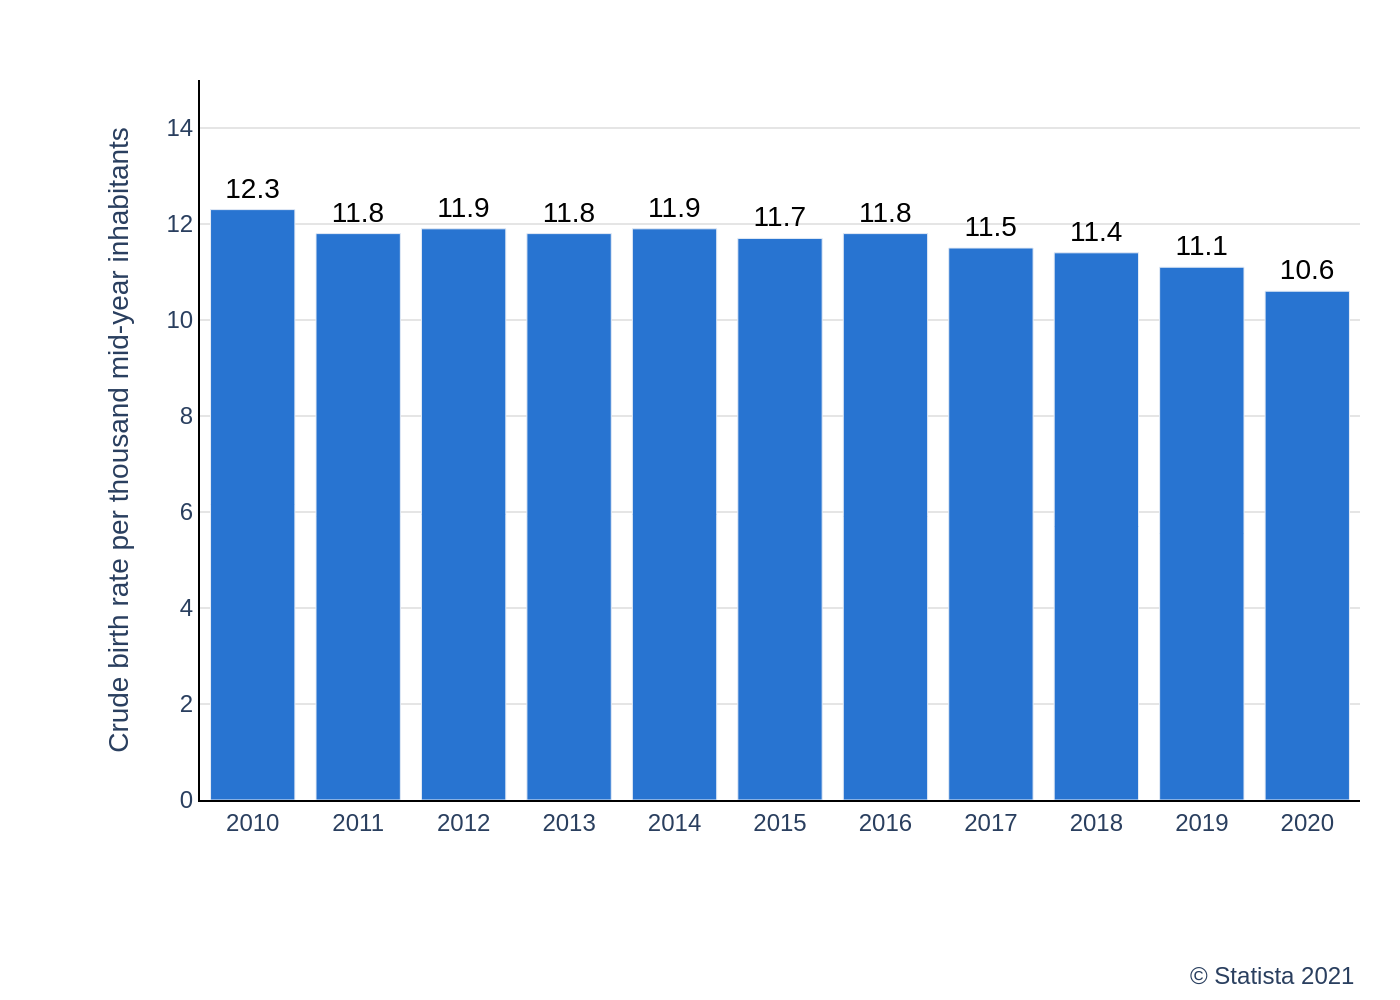

The Python source for this figure:
import sys
import json
import os
import plotly.graph_objects as go

# Ensure a JSON file path is provided as a command-line argument
if len(sys.argv) != 2:
    print("Usage: python generate_chart.py <path_to_json_file>")
    sys.exit(1)

json_path = sys.argv[1]

# Read and load the JSON data from the specified file
try:
    with open(json_path, 'r', encoding='utf-8') as f:
        chart_info = json.load(f)
except FileNotFoundError:
    print(f"Error: The file at {json_path} was not found.")
    sys.exit(1)
except json.JSONDecodeError:
    print(f"Error: The file at {json_path} is not a valid JSON.")
    sys.exit(1)

# Extract data and text elements from the loaded JSON
data = chart_info.get('chart_data', [])
texts = chart_info.get('texts', {})
colors = chart_info.get('colors', [])

# Prepare data for Plotly trace
categories = [item['category'] for item in data]
values = [item['value'] for item in data]

# Initialize the figure
fig = go.Figure()

# Add the bar trace to the figure
fig.add_trace(go.Bar(
    x=categories,
    y=values,
    text=values,
    textposition='outside',
    marker_color=colors[0] if colors else '#CCCCCC',
    cliponaxis=False,
    texttemplate='%{text:.1f}',
    textfont=dict(
        family="Arial",
        size=14,
        color='black'
    )
))

# Construct the source and note string with HTML for proper line breaks
source_note_text = []
if texts.get('note'):
    source_note_text.append(texts['note'])
if texts.get('source'):
    source_note_text.append(texts['source'])
source_note_html = "<br>".join(source_note_text)

# Update the layout of the chart to match the original image
fig.update_layout(
    font=dict(family="Arial", size=12),
    plot_bgcolor='white',
    showlegend=False,
    xaxis=dict(
        title_text=texts.get('x_axis_title'),
        showgrid=False,
        linecolor='black'
    ),
    yaxis=dict(
        title_text=texts.get('y_axis_title'),
        range=[0, 15],
        showgrid=True,
        gridcolor='#E5E5E5',
        linecolor='black'
    ),
    margin=dict(l=100, r=20, t=40, b=100),
    annotations=[
        dict(
            showarrow=False,
            text=source_note_html,
            xref="paper",
            yref="paper",
            x=1.0,
            y=-0.22,
            xanchor='right',
            yanchor='top',
            align='right',
            font=dict(size=12)
        )
    ]
)

# Derive the output filename from the input JSON file path
base_filename = os.path.splitext(os.path.basename(json_path))[0]
output_filename = f"{base_filename}.png"

# Write the chart to a PNG file
try:
    fig.write_image(output_filename, scale=2)
    print(f"Chart successfully saved to {output_filename}")
except Exception as e:
    print(f"Error writing image file: {e}")
    print("Please ensure you have the 'kaleido' package installed (`pip install kaleido`)")
